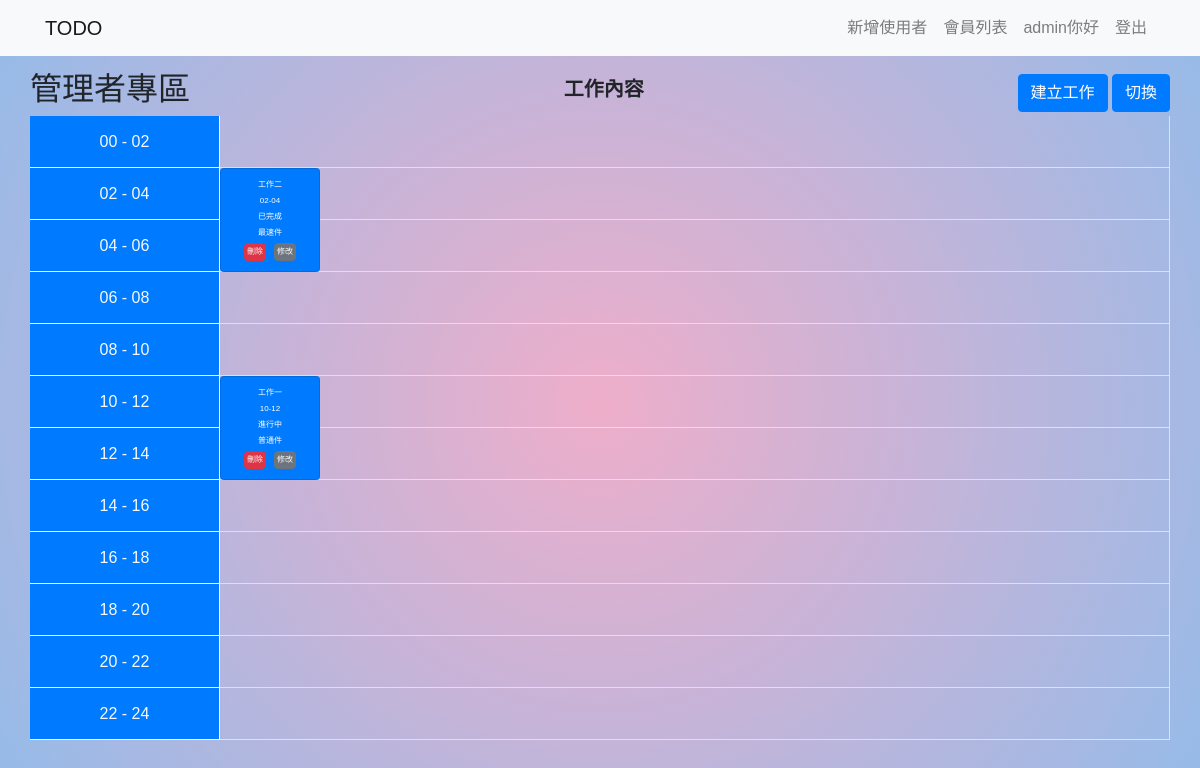
/todo_list.php (signed in), run on the app's committed database.
### tables this page shows
CREATE TABLE `todo_list` (
  `id` int(10) UNSIGNED NOT NULL,
  `title` varchar(50) NOT NULL,
  `start` varchar(10) NOT NULL,
  `end` varchar(10) NOT NULL,
  `content` text NOT NULL,
  `created_at` datetime NOT NULL,
  `status` int(50) NOT NULL,
  `usetodo` int(5) NOT NULL
);

CREATE TABLE `status` (
  `code` int(1) NOT NULL,
  `code_name` varchar(10) NOT NULL
);

CREATE TABLE `usetodo` (
  `codes` int(5) NOT NULL,
  `codes_name` varchar(5) NOT NULL
);

### todo_list.php (the view, shortened to what this page needs)
<?php
require_once("pdo.php");
$sql = "SELECT * FROM todo_list
        JOIN status ON todo_list.status = status.code
        JOIN usetodo ON todo_list.usetodo = usetodo.codes";
$result = $pdo->query($sql)->fetchAll(PDO::FETCH_ASSOC);
?>
<!DOCTYPE html>
<html lang="en">
<head>
    <link rel="stylesheet" href="asset/bootstrap.css">
    <link rel="stylesheet" href="./css/todo_list.css">
</head>
<body>
    <nav class="navbar navbar-expand-lg navbar-light bg-light fixed-top">
        <div class="container">
            <a class="navbar-brand" href="javascript:;">TODO</a>
            <div class="collapse navbar-collapse" id="navbarScroll">
                <ul class="navbar-nav ml-auto my-2 my-lg-0 navbar-nav-scroll " style="max-height: 100px;">
                    <li class="nav-item">
                        <?php
                        if ($_SESSION["AUTH"]["role"] == 0) {
                            echo '<a class="nav-link" href="register.php">新增使用者</a>';
                        }
                        ?>
                    </li>
                    <li class="nav-item">
                        <?php
                        if ($_SESSION["AUTH"]["role"] == 0) {
                            echo '<a class="nav-link" href="member_list.php">會員列表</a>';
                        }
                        ?>
                    </li>
                    <li class="nav-item">
                        <div class="nav-link">
                            <?php
                            if (isset($_SESSION["AUTH"])) {
                                echo $_SESSION["AUTH"]["user"] . "你好";
                            }
                            ?>
                        </div>
                    </li>
                    <li class="nav-item">
                        <?php
                        if (isset($_SESSION["AUTH"])) {
                            echo '<a class="nav-link" href="logout.php">登出</a>';
                        }
                        ?>
                    </li>
                </ul>
            </div>
        </div>
    </nav>
    <div class="container">
        <div class="wrapper">
        <div class="row align-items-center justify-content-between">
                <h2><?php
                    if ($_SESSION["AUTH"]["role"] == 0) {
                        echo '管理者專區';
                    } else {
                        echo '一般會員專區';
                    }
                    ?></h2>
                <h5 class="font-weight-bolder text-center">工作內容</h5>
                <div>
                    <button type="button" class="btn btn-primary" data-toggle="modal" data-target="#exampleModal">
                        建立工作
                    </button>
                    <button type="button" class="btn btn-primary" id="switch">
                        切換
                    </button>
                </div>
            </div>
            <div id="container">
                <div class="row">
                    <div class="table-left col-md-2 text-light bg-primary p-0">
                        <?php
                        for ($i = 0; $i < 24; $i = $i + 2) {
                            $hours = sprintf("%02d - %02d", $i, ($i + 2));
                        ?>
                            <div style="height:6.5vh" class="d-flex align-items-center justify-content-center border-right border-bottom border-light"><?= $hours; ?></div>
                        <?php
                        }
                        ?>
                    </div>
                    <div class="table-right col-10 p-0">
                        <?php
                        for ($i = 0; $i < 24; $i++) {
                            $hour = sprintf("%02d", $i);
                            $bottom = ($i % 2 == 1) ? 'border-bottom' : '';
                        ?>
                            <div data-hours="<?= $hour; ?>" class="time-line d-100 border-right <?= $bottom; ?> border-gray position-relative" style="height:3.25vh">
                                <div class="content-grid content-box">
                                    <?php
                                    foreach ($result as $row) {
                                        if ($row["start"] == $hour) {
                                    ?>
                                            <div class="card position-absolute" style="height: 13vh; z-index: 1000;" draggable="true" data-id="<?= $row['id'] ?>" data-start="<?= $row['start'] ?>">
                                                <span><?php echo $row["title"] ?></span>
                                                <div class='job-duration'><?php echo $row['start'] . "-" . $row['end'] ?></div>
                                                <div><?=$row['code_name']?></div>
                                                <div><?=$row['codes_name']?></div>
                                                <div class="d-flex">
                                                    <div><a class="btn btn-danger" href="todo_delete.php?id=<?php echo $row["id"] ?>" onclick="return confirm('確定要刪除?')">刪除</a></div>
                                                    <div><a class="btn btn-secondary" href="todo_edit.php?id=<?php echo $row["id"] ?>">修改</a></div>
                                                </div>
                                            </div>
                                    <?php
                                        }
                                    }
                                    ?>
                                </div>
                            </div>
                        <?php } ?>
                    </div>
                </div>
            </div>
        </div>
    </div>
</body>
</html>

### css/todo_list.css (style rules this page uses)
* { padding: 0; margin: 0; box-sizing: border-box; }
body { font-family: "Noto Sans TC", sans-serif; background: rgb(238, 174, 202); background: radial-gradient(circle, #eeaeca 0%, #94bbe9 100%); }
.wrapper { padding-top: 70px; padding-bottom: 70px; }
.card { width: 100px; height: 100px; padding: 8px; background-color: #007bff; color: #fff; cursor: move; font-size: 8px; user-select: none; display: grid; place-items: center; }
.card .btn { font-size: 8px!important; padding: 2px!important; margin: 0 4px; }

### data on the page
todo_list: title "工作二", start "02", end "04", status.code_name "已完成", usetodo.codes_name "最速件"
todo_list: title "工作一", start "10", end "12", status.code_name "進行中", usetodo.codes_name "普通件"

### other printed values
$_SESSION["AUTH"]["user"] "admin"
$hours "00 - 02"
$hours "02 - 04"
$hours "04 - 06"
$hours "06 - 08"
$hours "08 - 10"
$hours "10 - 12"
$hours "12 - 14"
$hours "14 - 16"
$hours "16 - 18"
$hours "18 - 20"
$hours "20 - 22"
$hours "22 - 24"
